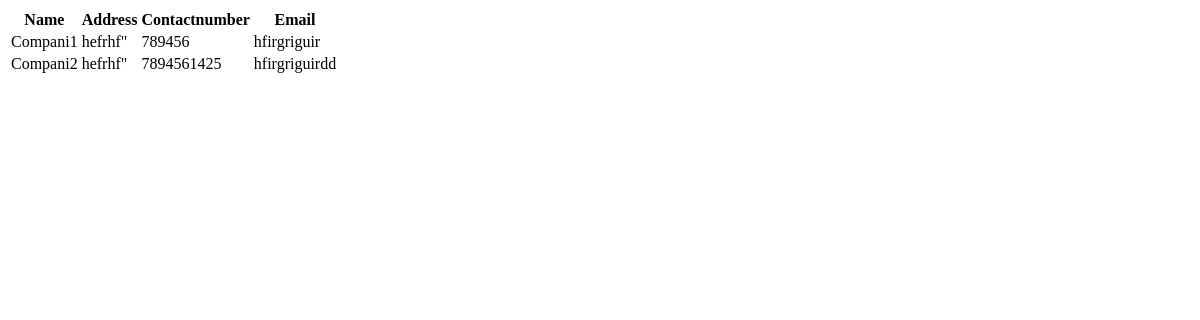
The app's page /companydetails, older data.
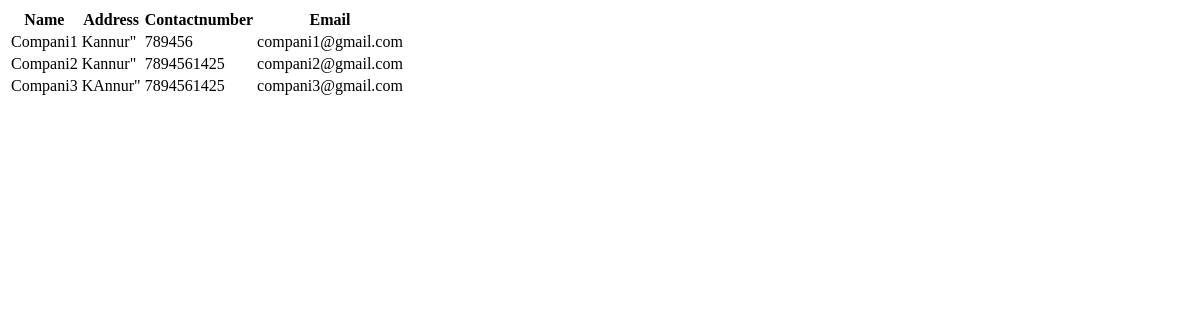
The same page, newer data.
### app/models.py (models this page shows, shortened)
class Company(models.Model):
    company_id=models.ForeignKey(CustomUser,on_delete=models.CASCADE)
    name=models.CharField(max_length=100)
    address=models.CharField(max_length=100)
    contactnumber=models.IntegerField(null=True,blank=True)
    email= models.CharField(max_length=100)

### app/views.py (the view)
# urls.py: path('companydetails',views.Companydetails,name='companydetails'),
def Companydetails(request):
    data=Company.objects.all()
    return render(request,'companydetails.html',{'data':data})

### templates/companydetails.html (shortened to what this page needs)
<!DOCTYPE html>
<html lang="en">
<head>
</head>
<body>
    <table>
        <tr>
            <th>Name</th>
            <th>Address</th>
            <th>Contactnumber</th>
            <th>Email</th>
        </tr>
        {% for i in data %}
        <tr>
            <td>{{i.name}}</td>
            <td>{{i.address}}"</td>
            <td>{{i.contactnumber}}</td>
            <td>{{i.email}}</td>
        </tr>
        {% endfor %}
    </table>
</body>
</html>

Row changes from the older to the newer data that the page shows:
changed Company "Compani1": address "hefrhf" → "Kannur"; email "hfirgriguir" → "compani1@gmail.com"
changed Company "Compani2": address "hefrhf" → "Kannur"; email "hfirgriguirdd" → "compani2@gmail.com"
added Company: name "Compani3", address "KAnnur", contactnumber "7894561425", email "compani3@gmail.com"
